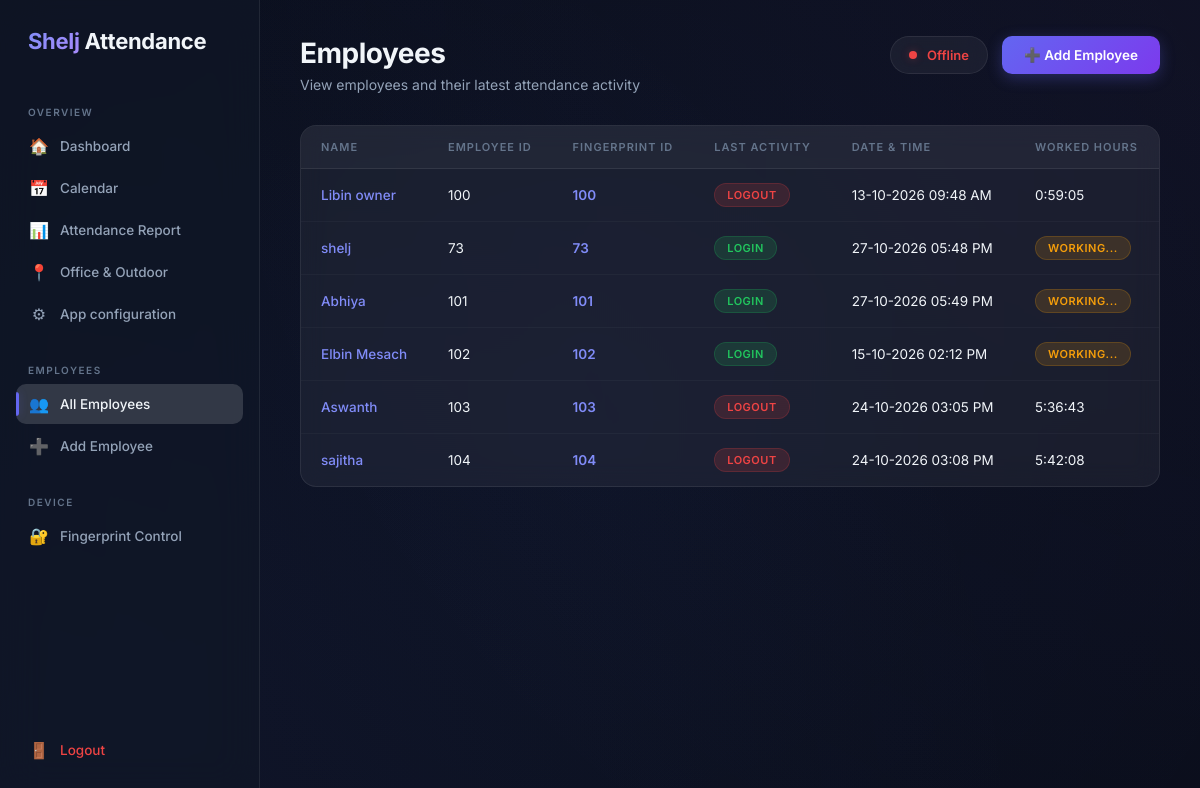
The app's page /api/employees/ (signed in), older data.
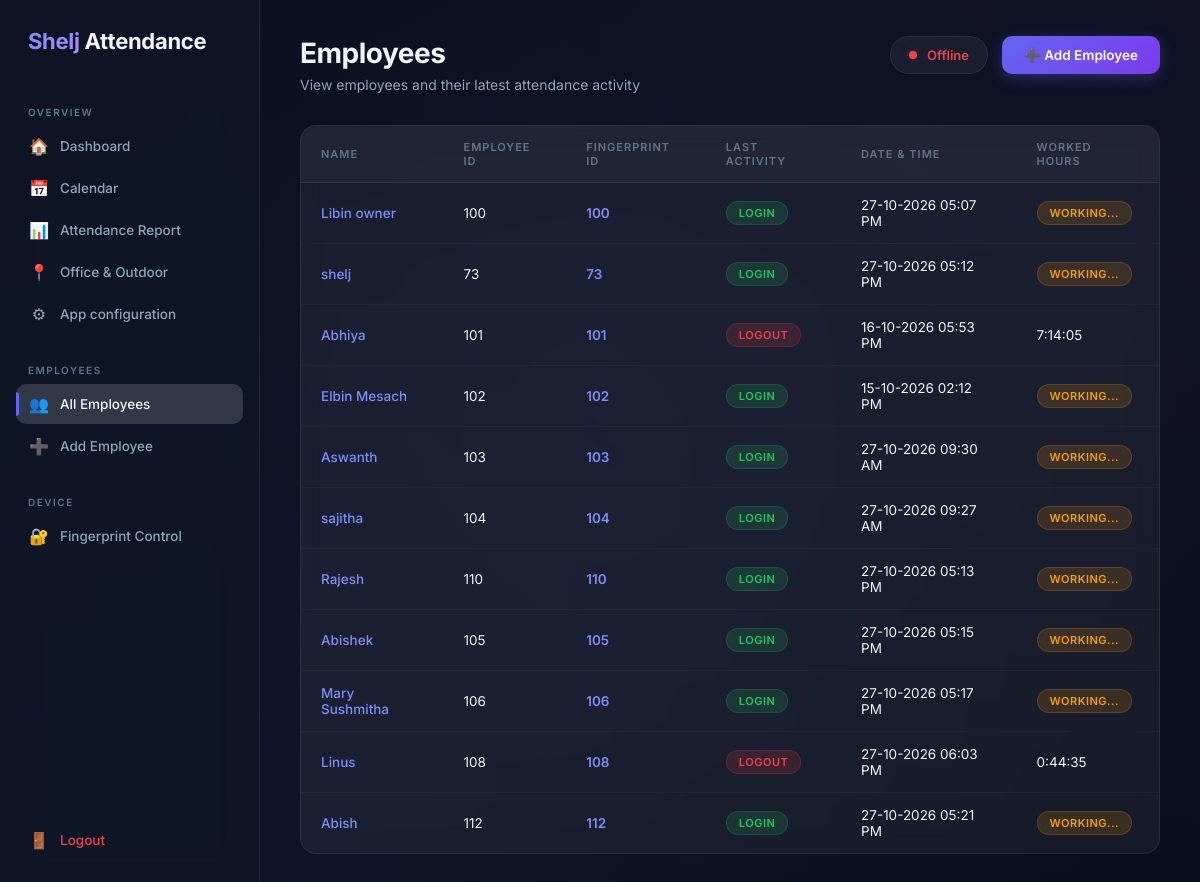
The same page, newer data.
### attendance/models.py (models this page shows, shortened)
class Employee(models.Model):
    login_notifications_enabled = models.BooleanField(default=True)
    user = models.OneToOneField(settings.AUTH_USER_MODEL, on_delete=models.PROTECT, related_name="employee")
    name = models.CharField(max_length=150)
    employee_id = models.CharField(max_length=50, unique=True)
    fingerprint_id = models.CharField(max_length=100, unique=True)

class AttendanceSession(models.Model):
    employee = models.ForeignKey(
        Employee,
        on_delete=models.CASCADE,
        related_name="attendance_sessions",
    )
    login_at = models.DateTimeField()
    logout_at = models.DateTimeField(null=True, blank=True)
    worked_hours = models.DurationField(
        null=True,
        blank=True,
    )
    created_at = models.DateTimeField(auto_now_add=True)
    updated_at = models.DateTimeField(auto_now=True)

### attendance/views.py (the view)
@login_required
def employee_list(request):
    employees = Employee.objects.all().prefetch_related(
        "attendance_sessions"
    )
    employee_data = []
    for employee in employees:
        last_session = (
            employee.attendance_sessions
            .order_by("-login_at")
            .first()
        )
        if last_session is None:
            last_action = "No attendance"
            last_time = None
        elif last_session.logout_at is not None:
            last_action = "Logout"
            last_time = last_session.logout_at
        else:
            last_action = "Login"
            last_time = last_session.login_at
        employee_data.append({
            "employee": employee,
            "last_action": last_action,
            "last_time": last_time,
            "worked_hours": last_session.worked_hours if last_session else None,
        })
    return render(
        request,
        "attendance/employees.html",
        {
            "employee_data": employee_data,
        },
    )

### attendance/context_processors.py (called while the page is built)
def device_status(request):
    device = (
        AttendanceDevice.objects
        .filter(is_active=True)
        .first()
    )
    return {
        "device": device,
    }

### attendance/mobile_render.py (called while the page is built)
def render(request, template_name, context=None, *args, **kwargs):
    if not getattr(request, "mobile_api", False):
        return html_render(request, template_name, context, *args, **kwargs)
    data = serialize(context or {})
    if "calendar_days" in data:
        import json
        data["calendar_days"] = json.loads(data["calendar_days"])
    return JsonResponse(data)

### attendance/models.py (called while the page is built)
    @property
    def is_online(self):
        if self.last_seen is None:
            return False
        return timezone.now() - self.last_seen < timedelta(minutes=2)

### attendance/templates/attendance/employees.html (shortened to what this page needs)
{% extends "attendance/base.html" %}
{% block nav_employees %}active{% endblock %}
{% block content %}
    <div class="page-header">
        <div>
            <h1>Employees</h1>
            <p>View employees and their latest attendance activity</p>
        </div>
        <div style="display: flex; align-items: center; gap: 14px;">
            {% if device and device.is_online %}
                <div class="device-badge online">
                    <span class="dot"></span>
                    Online
                </div>
            {% else %}
                <div class="device-badge offline">
                    <span class="dot"></span>
                    Offline
                </div>
            {% endif %}
            <a
                href="{% url 'employee_create' %}"
                class="btn btn-primary"
                id="btn-add-employee"
            >
                ➕ Add Employee
            </a>
        </div>
    </div>
    <div class="glass-table-wrap">
        <table class="glass-table" id="employees-table">
            <thead>
                <tr>
                    <th>Name</th>
                    <th>Employee ID</th>
                    <th>Fingerprint ID</th>
                    <th>Last Activity</th>
                    <th>Date & Time</th>
                    <th>Worked Hours</th>
                </tr>
            </thead>
            <tbody>
            {% for item in employee_data %}
                <tr>
                    <td>
                        <a href="{% url 'employee_detail' item.employee.id %}" id="employee-link-{{ item.employee.id }}">
                            {{ item.employee.name }}
                        </a>
                    </td>
                    <td>
                        {{ item.employee.employee_id }}
                    </td>
                    <td>
                        <span style="color: var(--accent-light); font-weight: 600;">
                            {{ item.employee.fingerprint_id }}
                        </span>
                    </td>
                    <td>
                        {% if item.last_action == "Login" %}
                            <span class="badge badge-login">LOGIN</span>
                        {% elif item.last_action == "Logout" %}
                            <span class="badge badge-logout">LOGOUT</span>
                        {% else %}
                            <span class="badge badge-empty">No attendance</span>
                        {% endif %}
                    </td>
                    <td>
                        {% if item.last_time %}
                            {{ item.last_time|date:"d-m-Y h:i A" }}
                        {% else %}
                            <span style="color: var(--text-muted);">—</span>
                        {% endif %}
                    </td>
                    <td>
                        {% if item.last_time %}
                            {% if item.employee.attendance_sessions.last.worked_hours %}
                                {{ item.employee.attendance_sessions.last.worked_hours }}
                            {% else %}
                                <span class="badge badge-working">Working...</span>
                            {% endif %}
                        {% else %}
                            <span style="color: var(--text-muted);">—</span>
                        {% endif %}
                    </td>
                </tr>
            {% empty %}
                <tr>
                    <td colspan="6" style="text-align: center; padding: 40px; color: var(--text-muted);">
                        No employees found. Click "Add Employee" to get started.
                    </td>
                </tr>
            {% endfor %}
            </tbody>
        </table>
    </div>
{% endblock %}

Row changes from the older to the newer data that the page shows:
shown differently, row unchanged: Employee "Libin owner": last_time "13-10-2026 09:48 AM" → "27-10-2026 05:07 PM"; employee.attendance_sessions.last.worked_hours "0:59:05" → (not shown); text "LOGOUT" → "LOGIN WORKING..."
computed for Employee "shelj": last_time "27-10-2026 05:48 PM" → "27-10-2026 05:12 PM"
shown differently, row unchanged: Employee "Abhiya": last_time "27-10-2026 05:49 PM" → "16-10-2026 05:53 PM"; employee.attendance_sessions.last.worked_hours (not shown) → "7:14:05"; text "LOGIN WORKING..." → "LOGOUT"
shown differently, row unchanged: Employee "Aswanth": last_time "24-10-2026 03:05 PM" → "27-10-2026 09:30 AM"; employee.attendance_sessions.last.worked_hours "5:36:43" → (not shown); text "LOGOUT" → "LOGIN WORKING..."
shown differently, row unchanged: Employee "sajitha": last_time "24-10-2026 03:08 PM" → "27-10-2026 09:27 AM"; employee.attendance_sessions.last.worked_hours "5:42:08" → (not shown); text "LOGOUT" → "LOGIN WORKING..."
added Employee: employee.name "Rajesh", employee.employee_id "110", employee.fingerprint_id "110", shows "LOGIN", last_time "27-10-2026 05:13 PM", shows "WORKING..."
added Employee: employee.name "Abishek", employee.employee_id "105", employee.fingerprint_id "105", shows "LOGIN", last_time "27-10-2026 05:15 PM", shows "WORKING..."
added Employee: employee.name "Mary Sushmitha", employee.employee_id "106", employee.fingerprint_id "106", shows "LOGIN", last_time "27-10-2026 05:17 PM", shows "WORKING..."
added Employee: employee.name "Linus", employee.employee_id "108", employee.fingerprint_id "108", shows "LOGOUT", last_time "27-10-2026 06:03 PM", employee.attendance_sessions.last.worked_hours "0:44:35"
added Employee: employee.name "Abish", employee.employee_id "112", employee.fingerprint_id "112", shows "LOGIN", last_time "27-10-2026 05:21 PM", shows "WORKING..."
